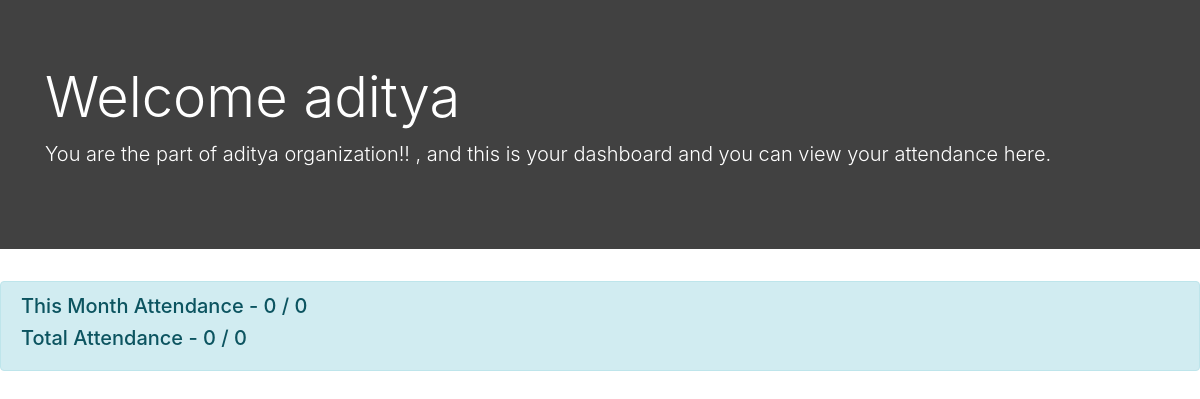
Page /userdashboard/ (signed in) on the earlier database version.
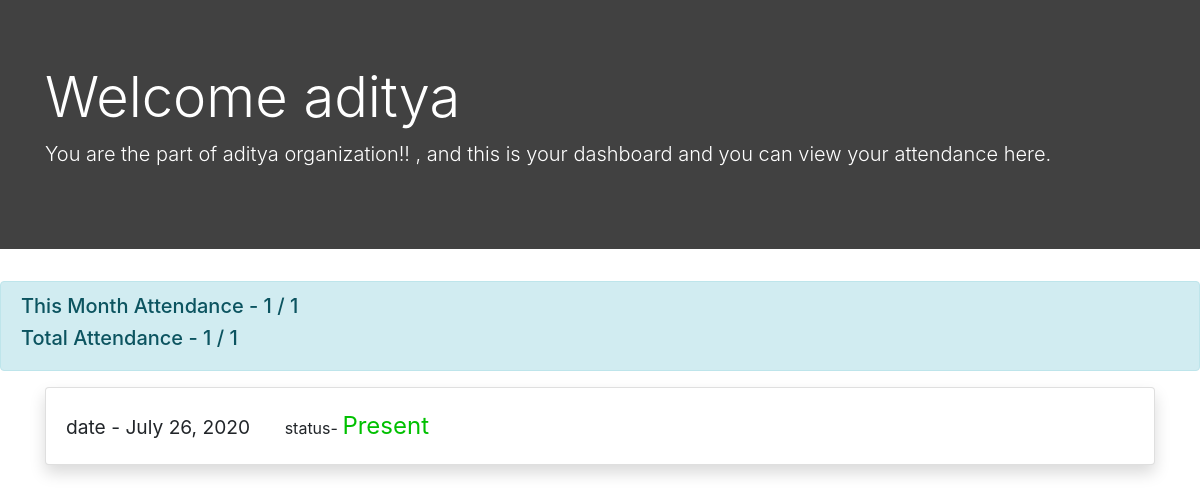
Same page on the later database version.
### attendanceapp/models.py (models this page shows, shortened)
class Indlist(models.Model):
    username = models.CharField(max_length=200)
    orgname = models.CharField(max_length=200)
    imagee = models.ImageField(blank=True)
    encoded = models.TextField(default='')

class Userattendance(models.Model):
    orgname = models.CharField(max_length=200)
    username = models.CharField(max_length=200)
    status =models.BooleanField(default=False)
    date = models.DateTimeField(default = datetime.today)
    encoded = models.TextField(default='')

### attendanceapp/views.py (the view)
# urls.py: path('userdashboard/', views.userdashboard, name="userdashboard"),
def userdashboard(request):
    user = Indlist.objects.filter(username=request.user.username).first()
    users = Userattendance.objects.filter(username = request.user.username)
    tpresent= 0
    tmonth = 0
    tmpresent = 0
    for user in users:
        if user.date.month == datetime.now().month and user.date.year == datetime.now().year:
            tmonth+=1
            if user.status:
                tmpresent += 1
        if user.status:
            tpresent += 1
    return render(request, 'userdashboard.html', {'user': user, 'users' : users, 'total' : len(users), 'tpresent' : tpresent, 'tmonth' : tmonth, 'tmpresent' : tmpresent})

### templates/userdashboard.html (shortened to what this page needs)
<!DOCTYPE html>
<html lang="en">
<head>
    <link rel="stylesheet" href="https://stackpath.bootstrapcdn.com/bootstrap/4.5.0/css/bootstrap.min.css"
>
</head>
<body>
    <div class="jumbotron jumbotron-fluid" style="background-color: rgba(0, 0, 0, 0.747); color: white;">
        <div class="container">
          <h1 class="display-4">Welcome {{user.username}}</h1>
          <p class="lead">You are the part of {{user.orgname}} organization!! , and this is your dashboard and you can view your attendance here.</p>
        </div>
    </div>
    <div class="alert alert-info" role="alert">
       <h5>This Month Attendance - {{tmpresent}} / {{tmonth}} </h5>
       <h5>Total Attendance - {{tpresent}} / {{total}} </h5>
      </div>
    <div class="container">
        {% for user in users %}
        <div class="row">
            <div class="col-xl-12">
                <div class="card shadow">
                    <div class="card-body">
                      <span style="font-size: larger;">date - {{user.date.date}}</span>
                      <span style="margin-left: 30px;"> status-
                          {% if user.status is True %}
                          <span style="color: rgb(0, 192, 0); font-size: x-large;"> Present</span>
                          {% else %}
                          <span style="color: rgb(235, 0, 0); font-size: x-large;">Absent</span>
                          {% endif %}</span>
                    </div>
                  </div>
            </div>
        </div>
        {% endfor %}
    </div>
</body>
</html>

Differences in the rows shown:
no longer on this page (row edited): Indlist: username "aditya", orgname "aditya"
added Userattendance: username "aditya", orgname "aditya", date "July 26, 2020", status "Present"
Other differences:
{{ tmpresent }}: "0" → "1"
{{ tmonth }}: "0" → "1"
{{ tpresent }}: "0" → "1"
{{ total }}: "0" → "1"
